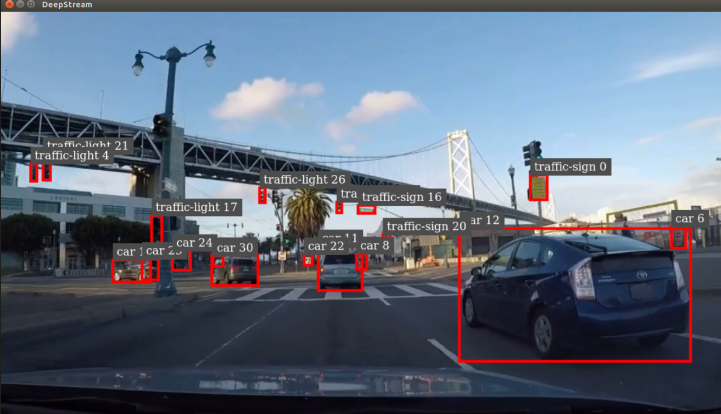
#> input picture REPOGIT/ByteTrack-main/deploy/DeepStream/images/deepstream-pic.png, 1441 x 827 px (shown at 1/2 size); its folder holds only this picture in this run
$ python -i motion.py   (imports and definitions only)
#> lines starting #> are read from the running program, lines starting #| are printed output that depends on the picture
#> further down, picture is the input picture: shape (827, 1441, 3); mean B, G, R 126.7, 109.7, 98
from __future__ import annotations

import logging
from dataclasses import dataclass, field
from typing import Any

import cv2
import numpy as np

logger = logging.getLogger("campex.vision.motion")


@dataclass(frozen=True)
class MotionResult:
    motion_detected: bool
    motion_pixels: int
    motion_ratio: float
    regions: list[tuple[int, int, int, int]] = field(default_factory=list)
    # V2 additions (backward-compatible optional fields):
    motion_center: tuple[float, float] | None = None  # (cx, cy) in original frame coords
    motion_magnitude: float = 0.0  # average motion intensity (0–255)
    motion_direction: tuple[float, float] | None = None  # velocity vector (dx, dy) pixels/frame
    global_change_detected: bool = False


class MotionDetector:
    """Lightweight OpenCV-based motion detector (V1).

    Uses grayscale conversion, Gaussian blur, and frame differencing
    to detect scene changes at low computational cost.  This serves as
    a cheap pre-trigger for the Vision scheduler — full object detection
    is skipped when no motion is present, conserving CPU/GPU.
    """

    def __init__(
        self,
        resize_width: int = 64,
        blur_size: int = 3,
        motion_threshold: float = 0.015,
        minimum_motion_pixels: int = 50,
    ) -> None:
        self._resize_width = resize_width
        self._blur_size = blur_size
        self._motion_threshold = motion_threshold
        self._minimum_motion_pixels = minimum_motion_pixels
        self._previous_frame: np.ndarray | None = None

    def detect(self, frame: Any) -> MotionResult:
        small = self._preprocess(frame)
        if small is None:
            return MotionResult(False, 0, 0.0)

        if self._previous_frame is None:
            self._previous_frame = small
            return MotionResult(False, 0, 0.0)

        diff = cv2.absdiff(small, self._previous_frame)
        self._previous_frame = small
        _, thresh = cv2.threshold(diff, 25, 255, cv2.THRESH_BINARY)
        motion_pixels = int(cv2.countNonZero(thresh))
        total_pixels = thresh.shape[0] * thresh.shape[1]
        ratio = motion_pixels / total_pixels if total_pixels else 0.0

        motion_detected = (
            ratio >= self._motion_threshold
            and motion_pixels >= self._minimum_motion_pixels
        )

        regions = self._extract_regions(thresh) if motion_detected else []

        if motion_detected:
            logger.debug(
                "Motion detected",
                extra={"motion_pixels": motion_pixels, "motion_ratio": round(ratio, 4)},
            )

        return MotionResult(motion_detected, motion_pixels, ratio, regions)

    @property
    def has_reference(self) -> bool:
        return self._previous_frame is not None

    def reset(self) -> None:
        self._previous_frame = None

    def _preprocess(self, frame: Any) -> np.ndarray | None:
        if frame is None:
            return None
        try:
            height = frame.shape[0]
#> height = 827
            aspect = self._resize_width / max(1, frame.shape[1])
#> aspect = 0.0444
            new_height = max(1, int(height * aspect))
#> new_height = 36
            resized = cv2.resize(frame, (self._resize_width, new_height))
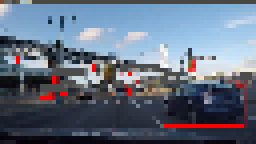
#> resized: shape (36, 64, 3) (shown 4 times larger); mean B, G, R 128, 110.9, 100.3
            gray = cv2.cvtColor(resized, cv2.COLOR_BGR2GRAY)
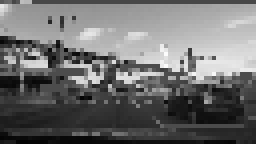
#> gray: shape (36, 64) (shown 4 times larger); min 2, max 252, mean 109.7
            return cv2.GaussianBlur(gray, (self._blur_size, self._blur_size), 0)
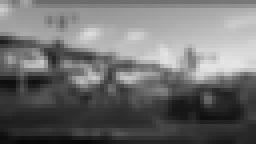
#> returned value: shape (36, 64) (shown 4 times larger); min 6, max 228, mean 110.4
        except Exception:
            return None

    # [11 lines left out: function _extract_regions, not called in this run]


class MotionEngine:
    """Motion Engine V2 — MOG2 background subtraction with motion quality metrics.

    Replaces simple frame differencing with OpenCV's MOG2 background subtractor,
    which is more robust to gradual lighting changes and camera noise.  Also
    tracks motion centroid / direction across frames to provide quality signals
    that downstream engines (Spatial, Event) can use to filter weak detections.

    Lifecycle:
    - First ``detect()`` call initializes the background model — returns no motion.
    - Subsequent calls compare against the learned background and return full
      ``MotionResult`` with centroid, magnitude, and direction.
    """

    # [109 lines left out: functions __init__, detect, not called in this run]

    @property
    def has_reference(self) -> bool:
        return self._bg_initialized

    # [52 lines left out: functions reset, _preprocess, _clean_mask, _extract_regions, not called in this run]

>>> import cv2
>>> picture = cv2.imread('../../REPOGIT/ByteTrack-main/deploy/DeepStream/images/deepstream-pic.png')
>>> result = MotionDetector().detect(picture)
